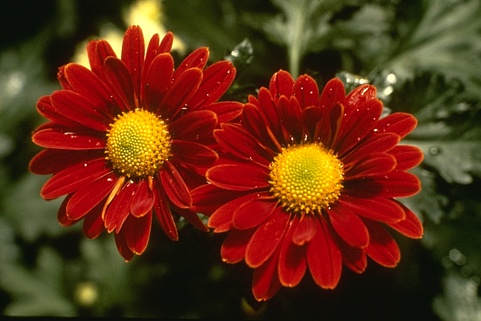
//> input picture interactiveAreaOperator/testAreaOperating/124084.jpg, 481 x 321 px
$ ./testAreaOperating   (built with g++ and OpenCV 4)
//> lines starting //> are read from the running program, lines starting //| are printed output that depends on the picture
### interactiveAreaOperator/testAreaOperating/ImageRegionUndoStack.h
#ifndef imageregionundostack
#define imageregionundostack

#include <cv.h>
#include <highgui.h>
#include <vector>
using namespace std;

struct SegmentationData
{
	vector< vector<int> > splitMatrix;
	IplImage *regionImage;
	SegmentationData *next;
	SegmentationData();
	SegmentationData(const vector< vector<int> > &sMat,IplImage *ri);
	~SegmentationData();
};

class ImageRegionUndoStack
{
public:
	ImageRegionUndoStack(SegmentationData *curState);
	~ImageRegionUndoStack();
	SegmentationData* getCurrentPoint();
	bool isLeftEmpty();
	bool isRightEmpty();
	bool pushState(SegmentationData *newState);
	bool Undo();
	bool Redo();
protected:
	SegmentationData *current;
	SegmentationData *lefthead;
	SegmentationData *righthead;
	void clearleft();
	void clearright();
};

#endif

### interactiveAreaOperator/testAreaOperating/ImageRegionOperator.cpp
#include "ImageRegionOperator.h"

// [66 lines of commented-out code are left out]

// [9 lines left out: function ImageRegionOperator, not called in this run]

ImageRegionOperator::ImageRegionOperator(IplImage *theImage,const vector< vector<int> > &theMatrix)
{
	srcImage=cvCloneImage(theImage);
	displayImage=NULL;
	height=srcImage->height;
	width=srcImage->width;
	areaMatrix=theMatrix;
	maxRegionNum=GetMaxRegionNum();
}

ImageRegionOperator::~ImageRegionOperator()
{
	if(srcImage!=NULL)
	{
		cvReleaseImage(&srcImage);
		srcImage=NULL;
	}
	if(displayImage!=NULL)
	{
		cvReleaseImage(&displayImage);
		displayImage=NULL;
	}
	height=0;
	width=0;
	areaMatrix.clear();
	maxRegionNum=-1;
}

// [18 lines left out: function SetImageAndMatrix, not called in this run]

IplImage* ImageRegionOperator::GetDisplayImage()
{
	return displayImage;
}

// [65 lines left out: functions GetNumOfRegions, GetAreaMatrix, SetAreaMatrix, CalcMasks, CalcMasks, CalcMasks, not called in this run]

void ImageRegionOperator::CalcAverageColor()
{
	if(displayImage==NULL)
	{
		displayImage=cvCloneImage(srcImage);
	}
	else if(displayImage->height!=height||displayImage->width!=width)
	{
		cvReleaseImage(&displayImage);
		displayImage=cvCloneImage(srcImage);
	}

	int i,j;
	int currentRegionNum;
	vector<int> tempVector(maxRegionNum+1,0);
	vector<int> numOfRegionPoints=tempVector;
	vector<int> averageBlue=tempVector;
	vector<int> averageGreen=tempVector;
	vector<int> averageRed=tempVector;
	CvScalar tempColor=cvScalar(0,0,0);
	vector<CvScalar> tempColorVector(maxRegionNum+1,tempColor);
	for(i=0;i<height;i++)
	{
		for(j=0;j<width;j++)
		{
			currentRegionNum=areaMatrix[i][j];
			tempColor=cvGet2D(srcImage,i,j);
			numOfRegionPoints[currentRegionNum]++;
			averageBlue[currentRegionNum]+=(int)(tempColor.val[0]);
			averageGreen[currentRegionNum]+=(int)(tempColor.val[1]);
			averageRed[currentRegionNum]+=(int)(tempColor.val[2]);
		}
	}
	for(i=1;i<numOfRegionPoints.size();i++)
	{
		if(numOfRegionPoints[i]>0)
		{
			averageBlue[i]/=numOfRegionPoints[i];
			averageGreen[i]/=numOfRegionPoints[i];
			averageRed[i]/=numOfRegionPoints[i];
		}
		tempColorVector[i].val[0]=averageBlue[i];
		tempColorVector[i].val[1]=averageGreen[i];
		tempColorVector[i].val[2]=averageRed[i];
	}
	for(i=0;i<height;i++)
	{
		for(j=0;j<width;j++)
		{
			currentRegionNum=areaMatrix[i][j];
			cvSet2D(displayImage,i,j,tempColorVector[currentRegionNum]);
		}
	}
}

// [878 lines left out: functions BresenhamDrawLine, BresenhamConnectPoints, RegionMerge, FillingRegion, RegionSplit, GetCircleRegionMasks and 4 more, not called in this run]

void ImageRegionOperator::RearrangeRegionNum()
{
	int i,j,regionNum,newRegionNum=1;
	vector<int> numToChange(maxRegionNum+1,0);

	for(i=0;i<height;i++)
	{
		for(j=0;j<width;j++)
		{
			regionNum=areaMatrix[i][j];
			if(numToChange[regionNum]==0)
			{
				numToChange[regionNum]=newRegionNum++;
			}
		}
	}
	for(i=0;i<height;i++)
	{
		for(j=0;j<width;j++)
		{
			regionNum=areaMatrix[i][j];
			areaMatrix[i][j]=numToChange[regionNum];
		}
	}
	maxRegionNum=newRegionNum-1;
}

int ImageRegionOperator::GetMaxRegionNum()
{
	int i,j,maxRegionNum=-1;
	for(i=0;i<height;i++)
	{
		for(j=0;j<width;j++)
		{
			if(areaMatrix[i][j]>maxRegionNum)
			{
				maxRegionNum=areaMatrix[i][j];
			}
		}
	}
	return maxRegionNum;
}

// [144 lines left out: functions IsInScale, PutPointInScale, printImage, testMasks, testRegion, printMatrix, not called in this run]

### interactiveAreaOperator/testAreaOperating/ImageRegionUndoStack.cpp
// [30 lines of commented-out code are left out]

#include "ImageRegionUndoStack.h"

SegmentationData::SegmentationData()
{
	regionImage=NULL;
	next=NULL;
}

SegmentationData::SegmentationData(const vector< vector<int> > &sMat,IplImage *ri)
{
	splitMatrix=sMat;
	regionImage=cvCloneImage(ri);
	next=NULL;
}

SegmentationData::~SegmentationData()
{
	splitMatrix.clear();
	if(regionImage!=NULL)
	{
		cvReleaseImage(&regionImage);
		regionImage=NULL;
	}
	next=NULL;
}

ImageRegionUndoStack::ImageRegionUndoStack(SegmentationData *curState)
{
	current=curState;
	lefthead=new SegmentationData();
	righthead=new SegmentationData();
}

ImageRegionUndoStack::~ImageRegionUndoStack()
{
	if(current!=NULL)
	{
		delete current;
		current=NULL;
	}
	clearleft();
	delete lefthead;
	lefthead=NULL;
	clearright();
	delete righthead;
	righthead=NULL;
}

// [56 lines left out: functions getCurrentPoint, isLeftEmpty, isRightEmpty, pushState, Undo, Redo, not called in this run]

void ImageRegionUndoStack::clearleft()
{
	SegmentationData *p=lefthead->next,*q;
	while(p!=NULL)
	{
		q=p->next;
		delete p;
		p=q;
	}
	lefthead->next=NULL;
}

void ImageRegionUndoStack::clearright()
{
	SegmentationData *p=righthead->next,*q;
	while(p!=NULL)
	{
		q=p->next;
		delete p;
		p=q;
	}
	righthead->next=NULL;
}

### interactiveAreaOperator/testAreaOperating/testAreaOperating.cpp
#include <iostream>
#include <vector>
#include <fstream>
using namespace std;
#include "cv.h"
#include "highgui.h"

#include "ImageRegionUndoStack.h"
#include "ImageRegionOperator.h"

IplImage *srcImage;
IplImage *displayImage;
bool isDrawingLines=false;
CvPoint lastCvPoint;

vector<CvPoint> pointSequence;

ImageRegionOperator *myRegionOperator;

ImageRegionUndoStack *undoStack;

// [268 lines left out: functions PutPointInScale, drawPoint, myMouseCallback_Merge, myMouseCallback_Split, myMouseCallback_Circle, myMouseCallback_ModifyBoundary, not called in this run]


int main()
{
	IplImage *srcImage=cvLoadImage("124084.jpg");
//> srcImage is the input picture: 321 rows x 481 cols, CV_8UC3; mean B, G, R 21.6, 47.2, 96.2

// 	CvScalar redColor=cvScalar(0,0,255);
// 	CvScalar greenColor=cvScalar(0,255,0);
// 	CvScalar blueColor=cvScalar(255,0,0);

	vector<int> tempVector(srcImage->width,0);
	vector< vector<int> > areaMatrix(srcImage->height,tempVector);

	int i,j;
	ifstream fin("mat.txt");
	for(i=0;i<srcImage->height;i++)
	{
		for(j=0;j<srcImage->width;j++)
		{
			fin>>areaMatrix[i][j];
		}
	}
	fin.close();

	myRegionOperator=new ImageRegionOperator(srcImage,areaMatrix);
	myRegionOperator->CalcAverageColor();
//> the loop in CalcAverageColor, `for(i=0;i<height;i++)` made 321 passes
//> tempColor on passes 1 to 3: Scalar(34, 76, 65), Scalar(36, 78, 67), Scalar(36, 78, 67)
//> after the loop in CalcAverageColor, `for(i=0;i<height;i++)`: currentRegionNum = 1; tempColor = Scalar(119, 157, 157); numOfRegionPoints = [0, 87043, 28104, 31350, 3656, 4248]; averageBlue = [0, 2598914, 305577, 326450, 56154, 41046]; averageGreen = [0, 5159050, 508935, 468384, 518079, 637968]; averageRed = [0, 4951619, 3864629, 4423016, 725560, 894536]
//> the loop in CalcAverageColor, `for(i=1;i<numOfRegionPoints.size();i++)` made 5 passes
//> after the loop in CalcAverageColor, `for(i=0;i<height;i++)`:
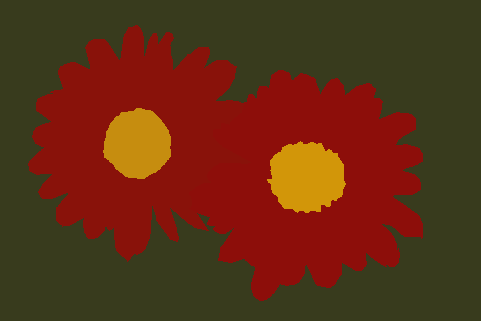
//> displayImage: 321 rows x 481 cols, CV_8UC3; mean B, G, R 20.8, 46.8, 95.6
//> after the loop in CalcAverageColor, `for(i=0;i<height;i++)`: currentRegionNum = 1
	displayImage=cvCloneImage(myRegionOperator->GetDisplayImage());

	cvNamedWindow("Original",CV_WINDOW_AUTOSIZE);
	cvMoveWindow("Original",100,100);
	cvNamedWindow("Interactive",CV_WINDOW_AUTOSIZE);
	cvMoveWindow("Interactive",100+srcImage->width+13,100);
	cvShowImage("Original",srcImage);
	cvShowImage("Interactive",displayImage);

	cout<<"欢迎使用图像区域交互软件。"<<endl;
	cout<<"本软件是乱针绣系统中图像(分割后)区域交互模块的原型软件，提供用户区域交互的功能"<<endl;
	cout<<endl;
	cout<<"使用方法："<<endl
		<<"在出现的交互窗口(Interactive)中，"<<endl
		<<"软件通过区域平均色来标识各个区域"<<endl
		<<"请通过字母按键选择要执行的操作，"<<endl
		<<"再通过在窗口中按下鼠标左键并拖曳鼠标的方式输入交互线条。"<<endl
		<<"交互将立即执行，结果将显示在窗口中。"
		<<endl;
	cout<<endl;
	cout<<"按键'F':区域分割:将所输入交互线条作为区域边界进行区域分割"<<endl;
	cout<<"按键'G':区域合并:将输入交互线条掠过的区域合并"<<endl;
	cout<<"按键'H':圈选区域:当输入交互线条为封闭区域时，将该封闭区域作为新的区域"<<endl;
	cout<<"按键'J':边界修改:当输入交互线条符合\"从A区域到B区域再返回A区域\"条件时，将线条掠过        的B区域部分并入A区域中"<<endl;
	cout<<"按键'Z':撤销上一次操作"<<endl;
	cout<<"按键'Y':重做撤销的上一次操作"<<endl;
	cout<<"按键'E':退出"<<endl;

	SegmentationData *currentState=new SegmentationData(areaMatrix,displayImage);
	undoStack=new ImageRegionUndoStack(currentState);
	currentState=NULL;

	char ch;
	while(1)
	{
		ch=cvWaitKey();
//> the 'e' key is pressed
		if(ch=='e'||ch=='E')
		{
			break;
		}
		else if(ch=='f'||ch=='F')
		{
			cvSetMouseCallback("Interactive",myMouseCallback_Split,NULL);
		}
		else if(ch=='g'||ch=='G')
		{
			cvSetMouseCallback("Interactive",myMouseCallback_Merge,NULL);
		}
		else if(ch=='h'||ch=='H')
		{
			cvSetMouseCallback("Interactive",myMouseCallback_Circle,NULL);
		}
		else if(ch=='j'||ch=='J')
		{
			cvSetMouseCallback("Interactive",myMouseCallback_ModifyBoundary,NULL);
		}
		else if(ch=='z'||ch=='Z')
		{
			if(undoStack->Undo())
			{
				SegmentationData *currentState=undoStack->getCurrentPoint();
				myRegionOperator->SetAreaMatrix(currentState->splitMatrix);
				cvReleaseImage(&displayImage);
				displayImage=cvCloneImage(currentState->regionImage);
				cvShowImage("Interactive",displayImage);
				currentState=NULL;
			}
		}
		else if(ch=='y'||ch=='Y')
		{
			if(undoStack->Redo())
			{
				SegmentationData *currentState=undoStack->getCurrentPoint();
				myRegionOperator->SetAreaMatrix(currentState->splitMatrix);
				cvReleaseImage(&displayImage);
				displayImage=cvCloneImage(currentState->regionImage);
				cvShowImage("Interactive",displayImage);
				currentState=NULL;
			}
		}
	}

	myRegionOperator->RearrangeRegionNum();

	cvReleaseImage(&srcImage);
	cvReleaseImage(&displayImage);
	cvDestroyWindow("Original");
	cvDestroyWindow("Interactive");
	delete myRegionOperator;
	myRegionOperator=NULL;
	delete undoStack;
	undoStack=NULL;

	return 0;
}
